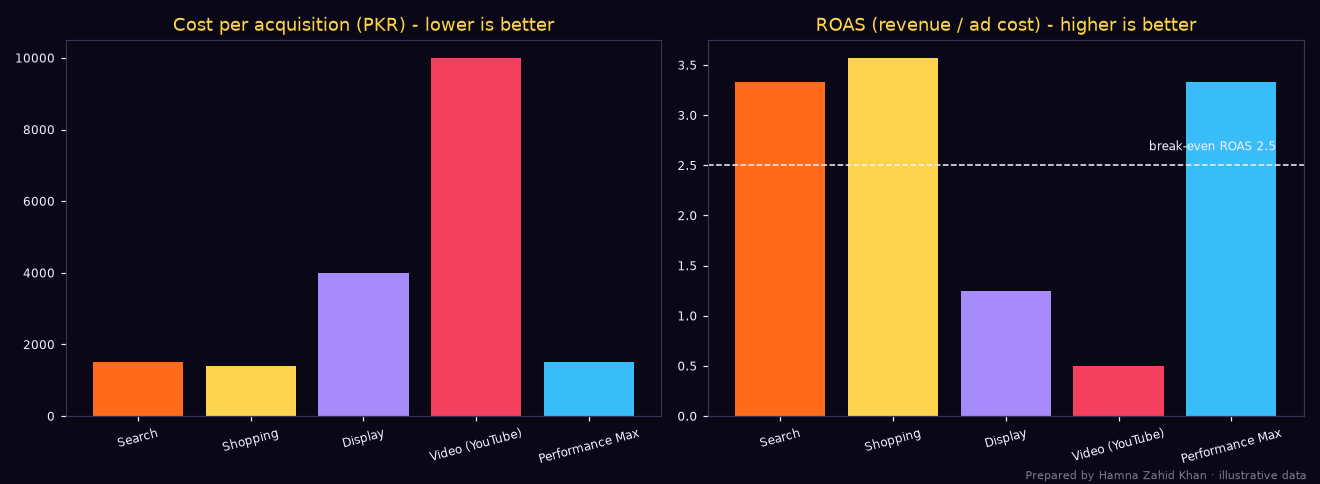

The script that saved this image:
# Compare Google Ads campaign types for one online clothing store using the core KPIs.
# Prepared by Hamna Zahid Khan, Junior Lecturer. Figures are an illustrative month, in PKR.
import matplotlib
matplotlib.use("Agg")
import matplotlib.pyplot as plt

BG, FIRE, GOLD, VIOLET, EMBER, TEXT = "#0A0716", "#FF6B1A", "#FCD34D", "#A78BFA", "#F43F5E", "#F5EEFF"
GROSS_MARGIN = 0.40          # 40% of revenue is profit before advertising

campaigns = {  # type: impressions, clicks, cost, conversions, revenue
    "Search":           (180_000, 9_000, 405_000, 270, 1_350_000),
    "Shopping":         (420_000, 8_400, 294_000, 210, 1_050_000),
    "Display":        (2_400_000, 6_000, 120_000,  30,   150_000),
    "Video (YouTube)":(1_500_000, 4_500, 150_000,  15,    75_000),
    "Performance Max":  (900_000, 12_600, 378_000, 252, 1_260_000),
}

def kpis(imp, clk, cost, conv, rev):
    ctr = clk / imp * 100
    cpc = cost / clk
    cpm = cost / imp * 1000
    cr = conv / clk * 100
    cpa = cost / conv
    roas = rev / cost
    roi = (rev * GROSS_MARGIN - cost) / cost * 100
    return ctr, cpc, cpm, cr, cpa, roas, roi

print(f"{'Campaign':<17}{'CTR%':>6}{'CPC':>7}{'CPM':>7}{'CR%':>6}{'CPA':>8}{'ROAS':>6}{'ROI%':>7}")
res = {}
for name, v in campaigns.items():
    res[name] = k = kpis(*v)
    print(f"{name:<17}{k[0]:>6.2f}{k[1]:>7.1f}{k[2]:>7.0f}{k[3]:>6.2f}{k[4]:>8,.0f}{k[5]:>6.1f}{k[6]:>7.0f}")

tot = [sum(v[i] for v in campaigns.values()) for i in range(5)]
t = kpis(*tot)
print(f"{'TOTAL':<17}{t[0]:>6.2f}{t[1]:>7.1f}{t[2]:>7.0f}{t[3]:>6.2f}{t[4]:>8,.0f}{t[5]:>6.1f}{t[6]:>7.0f}")
breakeven = 1 / GROSS_MARGIN
print(f"\nBreak-even ROAS at a {GROSS_MARGIN:.0%} margin = 1 / {GROSS_MARGIN} = {breakeven:.1f}")
for name, k in res.items():
    verdict = "profitable" if k[5] > breakeven else "loses money on last-click sales"
    print(f"  {name:<17} ROAS {k[5]:.1f} -> {verdict}")
print("Note: Display and Video are usually judged on reach, views and assisted conversions, not last-click ROAS.")

fig, (a1, a2) = plt.subplots(1, 2, figsize=(12, 4.4), facecolor=BG)
names = list(res)
cols = [FIRE, GOLD, VIOLET, EMBER, "#38BDF8"]
for ax in (a1, a2):
    ax.set_facecolor(BG); ax.tick_params(colors=TEXT, labelsize=8)
    for s in ax.spines.values(): s.set_color("#3b3355")
a1.bar(names, [res[n][4] for n in names], color=cols)
a1.set_title("Cost per acquisition (PKR) - lower is better", color=GOLD)
a2.bar(names, [res[n][5] for n in names], color=cols)
a2.axhline(breakeven, color=TEXT, ls="--", lw=1)
a2.text(4.4, breakeven + 0.15, "break-even ROAS 2.5", color=TEXT, ha="right", fontsize=8)
a2.set_title("ROAS (revenue / ad cost) - higher is better", color=GOLD)
for ax in (a1, a2):
    ax.set_xticks(range(len(names))); ax.set_xticklabels(names, rotation=15)
fig.text(0.99, 0.01, "Prepared by Hamna Zahid Khan · illustrative data", color=TEXT, alpha=0.5, ha="right", fontsize=7)
plt.tight_layout(); plt.savefig("session-03_campaign_kpis.png", dpi=110, facecolor=BG)
print("Saved session-03_campaign_kpis.png")
